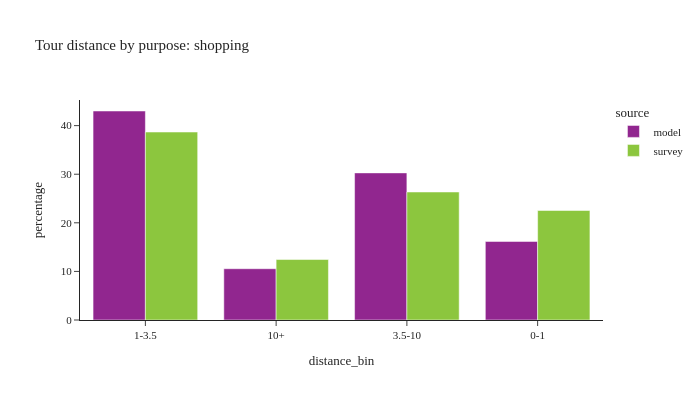

Notebook code for this chart:
### Code cell
plot_bins(tour, pl.col('pdpurp') == 5, 'shopping')

### Figure 1 — Plotly figure (JSON) as saved in the notebook; plotly's stock layout.template omitted (floating-point values rounded to 4 significant figures)
{"data": [{"alignmentgroup": "True", "customdata": [[309081], [75825], [217555], [116175]], "hovertemplate": "source=model<br>distance_bin=%{x}<br>percentage=%{y}<br>sample count=%{customdata[0]}<extra></extra>", "legendgroup": "model", "marker": {"color": "#91268F", "pattern": {"shape": ""}}, "name": "model", "offsetgroup": "model", "orientation": "v", "showlegend": true, "textposition": "auto", "type": "bar", "x": ["1-3.5", "10+", "3.5-10", "0-1"], "xaxis": "x", "y": [43.01, 10.55, 30.27, 16.17], "yaxis": "y"}, {"alignmentgroup": "True", "customdata": [[271], [86], [282], [351]], "hovertemplate": "source=survey<br>distance_bin=%{x}<br>percentage=%{y}<br>sample count=%{customdata[0]}<extra></extra>", "legendgroup": "survey", "marker": {"color": "#8CC63E", "pattern": {"shape": ""}}, "name": "survey", "offsetgroup": "survey", "orientation": "v", "showlegend": true, "textposition": "auto", "type": "bar", "x": ["3.5-10", "10+", "0-1", "1-3.5"], "xaxis": "x", "y": [26.34, 12.44, 22.53, 38.68], "yaxis": "y"}], "layout": {"barmode": "group", "font": {"size": 11}, "height": 400, "legend": {"title": {"text": "source"}, "tracegroupgap": 0}, "title": {"text": "Tour distance by purpose: shopping"}, "width": 700, "xaxis": {"anchor": "y", "domain": [0.0, 1.0], "title": {"text": "distance_bin"}}, "yaxis": {"anchor": "x", "domain": [0.0, 1.0], "title": {"text": "percentage"}}}}
